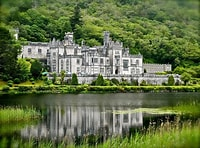
#> input picture rgb_layers/ireland.jpg, 200 x 148 px
$ python red.py
#> lines starting #> are read from the running program, lines starting #| are printed output that depends on the picture
import cv2
import numpy as np

img = cv2.imread("ireland.jpg")
#> img is the input picture: shape (148, 200, 3); mean B, G, R 69.9, 111.6, 97.3
img[:,:,0]=0
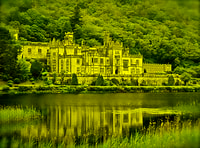
#> img: shape (148, 200, 3); mean B, G, R 0, 111.6, 97.3
img[:,:,1]=0
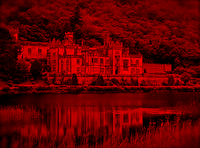
#> img: shape (148, 200, 3); mean B, G, R 0, 0, 97.3
cv2.imwrite('red.jpg', img)
cv2.waitKey(0)
cv2.destroyAllWindows()
